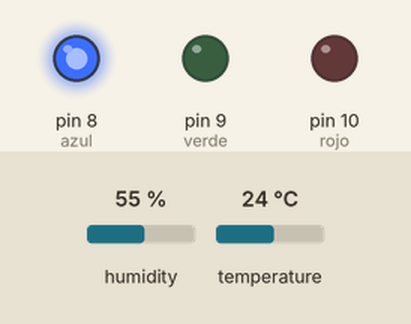
This sketch was run on a simulated Arduino Uno, built with avr-gcc and run on an emulated ATmega328P. On the bench: output pins drawn as LEDs (lit = HIGH). The test bench sets the inputs (shaded band); at power-on: temperature 24 °C, humidity 55 %. What the sketch prints to the serial monitor is not drawn.

Above: at 2.8 s.
2.9 s: temperature set to 27 °C
5.7 s: temperature set to 30 °C
At 7.0 s:
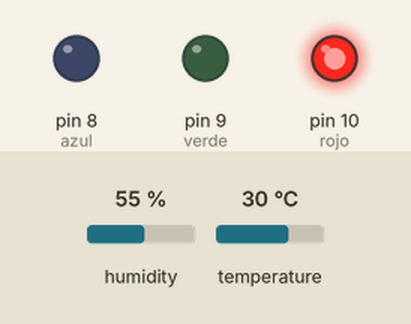
8.4 s: temperature set to 12 °C
At 11.0 s:
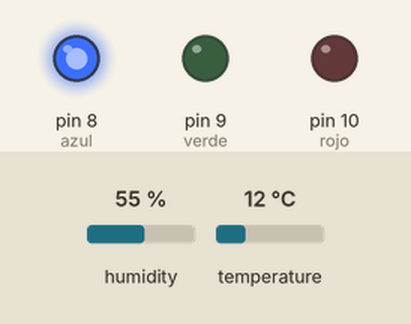
12.1 s: temperature set to 33 °C
At 13.6 s:
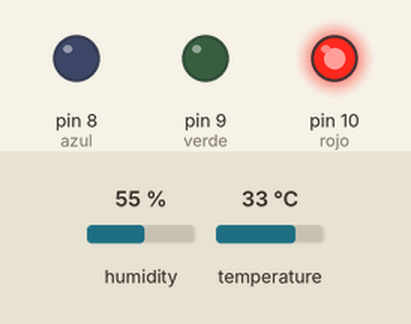
Timing chart, 0 to 15.1 s (numbered marks = the images above; inputs shaded):
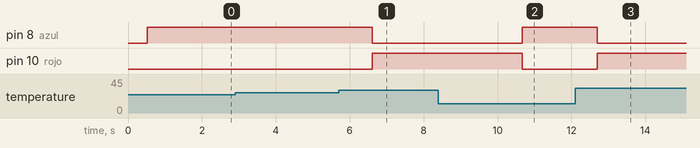

Measured:
- the behaviour switches between 28 and 29 °C on temperature (found by bisection; images 0 and 1)
- after the input at 2.9 s, every drawn part: stays the same
- after the input at 5.7 s, pin 8 (azul): HIGH → LOW after 0.91 s; pin 10 (rojo): LOW → HIGH after 0.91 s
- after the input at 8.4 s, pin 8 (azul): LOW → HIGH after 2.3 s; pin 10 (rojo): HIGH → LOW after 2.3 s
- after the input at 12.1 s, pin 8 (azul): HIGH → LOW after 0.60 s; pin 10 (rojo): LOW → HIGH after 0.60 s

The sketch:

examenSegundoParcial.ino
```cpp
#include <DHT.h>
#include <DHT_U.h>

int rojo= 10;
int verde=9;
int azul=8;
int SENSOR = 2;
int temperatura;
int humedad;
DHT dht (SENSOR, DHT11);

void setup(){
  pinMode(rojo, OUTPUT);
  pinMode(verde, OUTPUT);
  pinMode(azul, OUTPUT);
  dht.begin();

  Serial.begin(9600);
}

void loop(){
  temperatura = dht.readTemperature();
  humedad = dht.readHumidity();
  delay(1);
  Serial.print("Temperatura: ");
  Serial.print(temperatura);
  Serial.print("Humedad: ");
  Serial.print(humedad);
  delay(500);

 if (temperatura >= 29){
  //si es >= 29 rojo
  analogWrite(rojo, 255);
  analogWrite(verde, 0);
  analogWrite(azul, 0);
  Serial.print("Hace calor: ");

  }else {
   //(temperatura <= 28)
  //si es <= 28 azul
  analogWrite(rojo, 0);
  analogWrite(verde, 0);
  analogWrite(azul, 255);
  Serial.print("Hace frio: ");
  }

}
```
